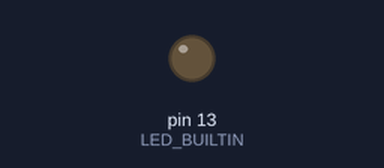
Simulated run of this sketch. Board: Arduino Uno, built with avr-gcc and run on an emulated ATmega328P. On the bench: output pins drawn as LEDs (lit = HIGH).

Above: at 0.81 s.
At 2.18 s:
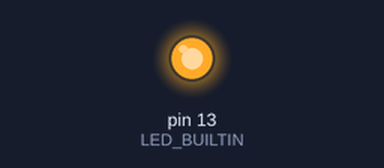
Timing chart, 0 to 5.5 s (numbered marks = the images above):
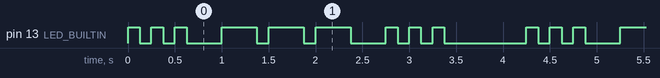

The sketch:

SOS_loop.ino
```cpp
/*

*/

int blink_short = 125;
int blink_long = 375;

void setup() {
  pinMode(LED_BUILTIN, OUTPUT);
}

void loop() {
  digitalWrite(LED_BUILTIN, HIGH);
  delay(blink_short);
  digitalWrite(LED_BUILTIN, LOW);
  delay(blink_short);
  digitalWrite(LED_BUILTIN, HIGH);
  delay(blink_short);
  digitalWrite(LED_BUILTIN, LOW);
  delay(blink_short);
  digitalWrite(LED_BUILTIN, HIGH);
  delay(blink_short);
  digitalWrite(LED_BUILTIN, LOW);
  delay(blink_long);
  digitalWrite(LED_BUILTIN, HIGH);
  delay(blink_long);
  digitalWrite(LED_BUILTIN, LOW);
  delay(blink_short);
  digitalWrite(LED_BUILTIN, HIGH);
  delay(blink_long);
  digitalWrite(LED_BUILTIN, LOW);
  delay(blink_short);
  digitalWrite(LED_BUILTIN, HIGH);
  delay(blink_long);
  digitalWrite(LED_BUILTIN, LOW);
  delay(blink_long);
  digitalWrite(LED_BUILTIN, HIGH);
  delay(blink_short);
  digitalWrite(LED_BUILTIN, LOW);
  delay(blink_short);
  digitalWrite(LED_BUILTIN, HIGH);
  delay(blink_short);
  digitalWrite(LED_BUILTIN, LOW);
  delay(blink_short);
  digitalWrite(LED_BUILTIN, HIGH);
  delay(blink_short);
  digitalWrite(LED_BUILTIN, LOW);
  delay(blink_long * 2 + blink_short);
}
```

Measured:
- by itself, pin 13 (LED_BUILTIN): repeats every 4.3 s: 2 × (LOW 0.13 s, HIGH 0.13 s), LOW 0.38 s, 2 × (HIGH 0.38 s, LOW 0.13 s), HIGH 0.38 s, LOW 0.38 s, 2 × (HIGH 0.13 s, LOW 0.13 s), HIGH 0.13 s, LOW 0.88 s, HIGH 0.13 s
- by itself, everything shown: repeats every 4.3 s, in 18 steps
